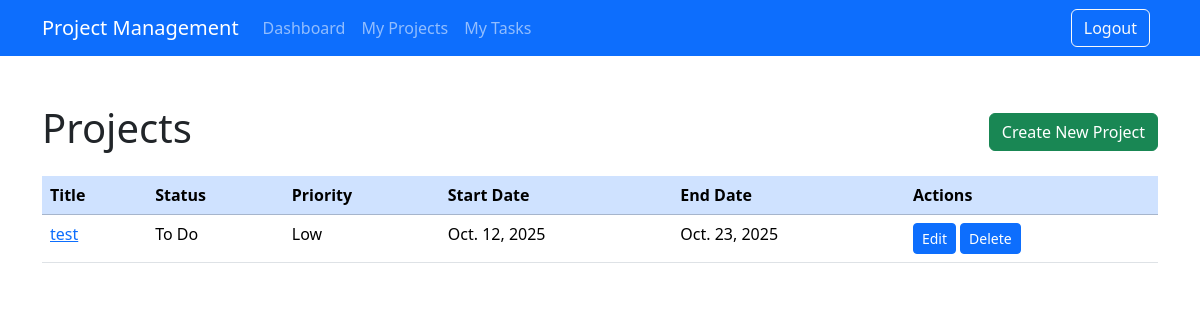
The app's page /project-flow/dashboard/ with its own data.
### project_flow/models.py (models this page shows, shortened)
class Project(models.Model):
    STATUS_CHOICES = [('todo', 'To Do'), ('work_in_progress', 'In Progress'), ('complete', 'Completed'),('on_hold','On Hold')]
    PRIORITY_CHOICES = [('low', 'Low'), ('medium', 'Medium'), ('high', 'High')]
    title = models.CharField(max_length=255,verbose_name='Project Name')
    description = models.TextField(verbose_name='Project Description')
    start_date = models.DateField(verbose_name='Project Start Date')
    end_date = models.DateField(verbose_name='Project End Date')
    status = models.CharField(max_length=50,choices=STATUS_CHOICES,verbose_name='Project Status')
    priority=models.CharField(max_length=10, choices=PRIORITY_CHOICES,verbose_name='Project Priority')
    members = models.ManyToManyField(User, related_name='projects',verbose_name='Project Members')

### project_flow/views.py (the view)
# urls.py: path('dashboard/',views.project_list,name='dashboard'),
def project_list(request):
    projects = Project.objects.all()
    return render(request, 'project_flow/project_list.html', {'projects': projects})

### project_flow/templates/project_flow/project_list.html
{% extends 'project_flow_base.html' %}
{% block content %}
<div class="d-flex justify-content-between align-items-center mb-3">
    <h1>Projects</h1>
    <a href="{% url 'project_create' %}" class="btn btn-success">Create New Project</a>
</div>
{% if projects %}
<table class="table table-hover">
    <thead class="table-primary">
        <tr>
            <th>Title</th>
            <th>Status</th>
            <th>Priority</th>
            <th>Start Date</th>
            <th>End Date</th>
            <th>Actions</th>
        </tr>
    </thead>
    <tbody>
        {% for project in projects %}
        <tr>
            <td><a href="{% url 'project_detail' project.pk %}">{{project.title}}</a></td>
            <td>{{project.get_status_display }}</td>
            <td>{{project.get_priority_display }}</td>
            <td>{{project.start_date }}</td>
            <td>{{project.end_date }}</td>
            <td>
                <a href="{% url 'project_update' project.pk %}" class="btn btn-sm btn-primary">Edit</a>
                <a href="{% url 'project_delete' project.pk %}" class="btn btn-sm btn-primary">Delete</a>
            </td>
        </tr>
        {% endfor %}
    </tbody>
</table>
{% else %}
<p class="text-muted">No Projects Available</p>
{% endif %}
{% endblock %}

### records on screen
Project: title "test", status "To Do", priority "Low", start_date "Oct. 12, 2025", end_date "Oct. 23, 2025"
